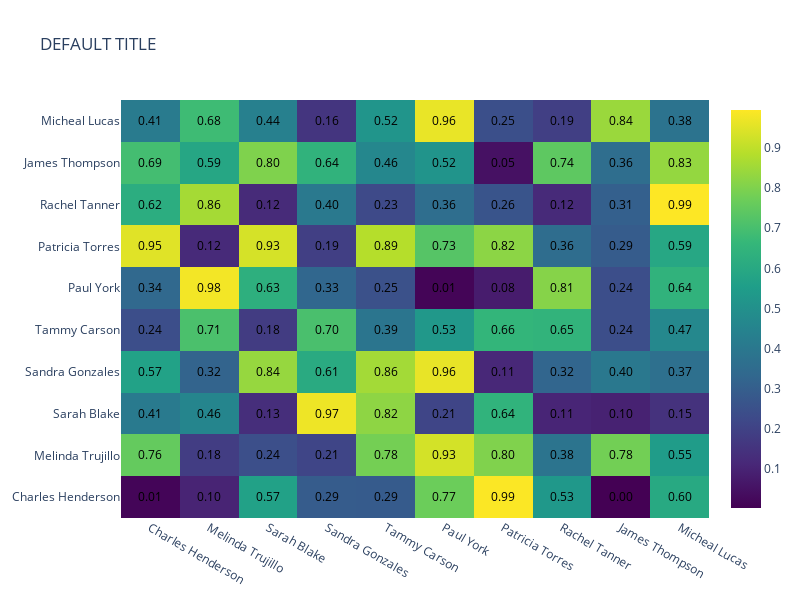

Notebook source saved alongside this figure:
### Code cell
def heatmap(
    matrix: np.ndarray | None = None,
    labels: list | None = None,
    title: str = "DEFAULT TITLE",
    show_values: bool = True,
    value_format: Literal[".2f", ".2e"] = ".2f",
    width: int = 800,
    height: int = 600,
    xaxis_title: str | None = None,
    yaxis_title: str | None = None,
    log: bool = False,
    nan_diagnal: bool = False,
) -> go.Figure:
    """Create a heatmap visualization using plotly.

    Args:
        matrix: Input matrix to visualize. If None, generates random demo data
        labels: Labels for rows and columns. If None, generates fake names
        title: Title of the heatmap
        show_values: Whether to show values in cells
        value_format: Format string for cell values
        width: Width of the figure in pixels
        height: Height of the figure in pixels
        xaxis_title: Title for x-axis
        yaxis_title: Title for y-axis
        log: Whether to log10 transform the values
        nan_diagnal: Whether to set diagonal to NaN

    Returns:
        go.Figure: Plotly figure object
    """
    if matrix is None:
        faker = Faker()
        shape = (10, 10)
        matrix = rng.random(shape)
    else:
        shape = matrix.shape

    if labels is None:
        labels = [faker.name() for _ in range(shape[0])]
        logger.info(labels)
    logger.info("Creating heatmap visualization...")

    # Convert input to numpy array and handle None values
    matrix = np.array(matrix, dtype=object)
    none_mask = matrix is None
    matrix = matrix.astype(float)
    if log:
        matrix = np.log10(matrix)
    matrix[none_mask] = np.nan
    if nan_diagnal:
        matrix[np.identity(matrix.shape[0], dtype=bool)] = np.nan

    # Format cell values if needed
    text_vals = None
    if show_values:
        text_vals = np.vectorize(lambda x: "N/A" if np.isnan(x) else f"{x:{value_format}}")(matrix)

    # Create figure
    fig = get_default_heatmap_fig()
    heatmap_trace: go.Heatmap = fig.data[0]
    heatmap_trace.update(
        go.Heatmap(
            z=matrix,
            x=labels,
            y=labels,
            text=text_vals,
            texttemplate="%{text}" if show_values else None,
        ),
        overwrite=True,
    )

    # Update layout using plotly objects
    fig.update_layout(
        title=title,
        height=height,
        width=width,
    )

    # Update axes
    fig.update_xaxes(
        title=xaxis_title,
        nticks=len(labels) if labels else None,
        fixedrange=True,  # Disable zoom/pan
    )

    fig.update_yaxes(
        title=yaxis_title,
        nticks=len(labels) if labels else None,
        fixedrange=True,  # Disable zoom/pan
    )

    return fig


heatmap()

### Figure 1 — Plotly figure (JSON) as saved in the notebook; plotly's stock layout.template omitted (floating-point values rounded to 4 significant figures)
{"data": [{"colorscale": [[0, "#440154"], [0.1111, "#482878"], [0.2222, "#3e4989"], [0.3333, "#31688e"], [0.4444, "#26828e"], [0.5556, "#1f9e89"], [0.6667, "#35b779"], [0.7778, "#6ece58"], [0.8889, "#b5de2b"], [1, "#fde725"]], "reversescale": false, "showlegend": false, "showscale": true, "text": [["0.01", "0.10", "0.57", "0.29", "0.29", "0.77", "0.99", "0.53", "0.00", "0.60"], ["0.76", "0.18", "0.24", "0.21", "0.78", "0.93", "0.80", "0.38", "0.78", "0.55"], ["0.41", "0.46", "0.13", "0.97", "0.82", "0.21", "0.64", "0.11", "0.10", "0.15"], ["0.57", "0.32", "0.84", "0.61", "0.86", "0.96", "0.11", "0.32", "0.40", "0.37"], ["0.24", "0.71", "0.18", "0.70", "0.39", "0.53", "0.66", "0.65", "0.24", "0.47"], ["0.34", "0.98", "0.63", "0.33", "0.25", "0.01", "0.08", "0.81", "0.24", "0.64"], ["0.95", "0.12", "0.93", "0.19", "0.89", "0.73", "0.82", "0.36", "0.29", "0.59"], ["0.62", "0.86", "0.12", "0.40", "0.23", "0.36", "0.26", "0.12", "0.31", "0.99"], ["0.69", "0.59", "0.80", "0.64", "0.46", "0.52", "0.05", "0.74", "0.36", "0.83"], ["0.41", "0.68", "0.44", "0.16", "0.52", "0.96", "0.25", "0.19", "0.84", "0.38"]], "textfont": {"color": "black"}, "texttemplate": "%{text}", "type": "heatmap", "x": ["Charles Henderson", "Melinda Trujillo", "Sarah Blake", "Sandra Gonzales", "Tammy Carson", "Paul York", "Patricia Torres", "Rachel Tanner", "James Thompson", "Micheal Lucas"], "y": ["Charles Henderson", "Melinda Trujillo", "Sarah Blake", "Sandra Gonzales", "Tammy Carson", "Paul York", "Patricia Torres", "Rachel Tanner", "James Thompson", "Micheal Lucas"], "z": [[0.01333, 0.1016, 0.5673, 0.2892, 0.2872, 0.7687, 0.9915, 0.532, 0.002584, 0.6014], [0.7559, 0.1814, 0.2429, 0.2084, 0.7842, 0.9311, 0.8025, 0.3838, 0.7811, 0.5458], [0.4097, 0.4564, 0.1338, 0.9718, 0.8235, 0.2085, 0.6449, 0.1052, 0.09517, 0.1466], [0.5703, 0.319, 0.8364, 0.6078, 0.8561, 0.9632, 0.1131, 0.3248, 0.4001, 0.3659], [0.2392, 0.7072, 0.1789, 0.7044, 0.3888, 0.5299, 0.6564, 0.6483, 0.2408, 0.466], [0.3368, 0.9791, 0.6291, 0.3312, 0.2498, 0.01316, 0.07967, 0.8121, 0.2398, 0.6422], [0.9511, 0.1208, 0.9342, 0.1896, 0.8852, 0.7286, 0.8211, 0.3559, 0.2897, 0.5917], [0.6182, 0.8598, 0.1218, 0.4049, 0.2251, 0.357, 0.2636, 0.1199, 0.3054, 0.9949], [0.6922, 0.5901, 0.8002, 0.6439, 0.4641, 0.5163, 0.04842, 0.7436, 0.3572, 0.8332], [0.4127, 0.6817, 0.4361, 0.1554, 0.5192, 0.9648, 0.246, 0.1912, 0.8432, 0.3802]]}], "layout": {"dragmode": false, "height": 600, "modebar": {"remove": ["zoomIn2d", "zoomOut2d", "autoScale2d", "resetScale2d", "hoverClosestCartesian", "hoverCompareCartesian", "toggleSpikelines"]}, "title": {"text": "DEFAULT TITLE"}, "width": 800, "xaxis": {"fixedrange": true, "nticks": 10, "title": {}}, "yaxis": {"fixedrange": true, "nticks": 10, "title": {}}}}
